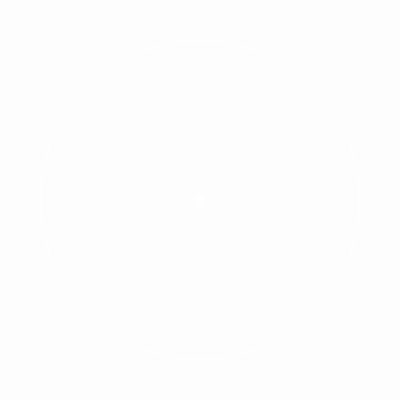
Frame 1 (no input)
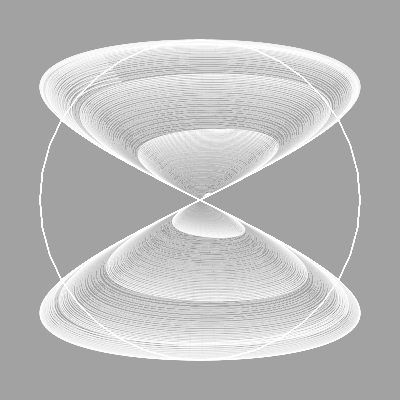
Frame 60 (no input)
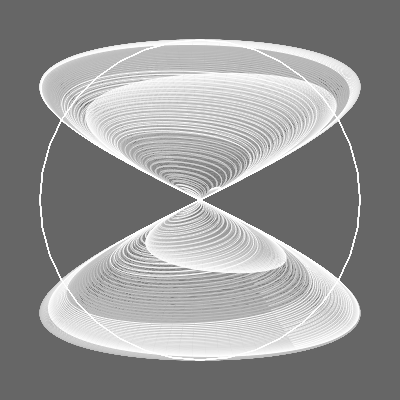
Frame 120 (the mouse pressed at the canvas centre since frame 60)

The p5.js sketch that drew these frames (run headless with seeded random() and noise() and a simulated clock; from frame 60 on, the mouse is pressed at the canvas centre):

// p5.js sketch
// ── sketch.js
function setup() {
  createCanvas(400, 400);
}
class Scale {
  constructor(x, y, rot,size) {

    this.x = x
    this.y = y
    this.rot = rot
    this.size = size
    
  }
  render() {
    beginShape()
    let scaleWidth = random(1, 0.9)
    let r = this.size
    scaleWidth = 1
    for (let i = 2; i < 180; i++) {
      let ang = i * 60 * PI / 180 + this.rot
      let x = r  * cos((ang*frameCount*0.0002  - PI/2))*cos((ang/3  - PI/2))
      let y = r * sin((ang/6 - PI/2))*cos((ang*frameCount*0.0002  - PI/2))
      
      let nx = x
      let ny = y
      //nx = x*cos(this.rot)-y*sin(this.rot)
      //ny = x*cos(this.rot)+y*sin(this.rot)
      curveVertex(this.x + nx, this.y + ny)
      if ( i ===2) {stroke(255,0,0)
                    strokeWeight(8)
                   //point(width/2+nx,height/2+ny)
                   stroke(255)
                   strokeWeight(1)}
    }
    // for (let i = 8; i >= 2; i--) {
      // let ang = i * 72 * PI / 180-this.rot
      // let x = r / scaleWidth * cos((ang / 2 - PI/2))
      // let ang2 = 6.13 * 72 * PI / 180
      // let y = -r / scaleWidth * cos((ang2 / 2 - PI/2)) +
        // r / 2 * sin((ang / 2 - PI/2))
      // let nx = x
      // let ny = y
      // // nx = x*cos(this.rot)-y*sin(this.rot)
      // // ny = x*cos(this.rot)+y*sin(this.rot)
      // curveVertex(width / 2 + nx, height / 2 + ny)
    // }
    endShape()
  }



}

function draw() {
  background(0,2);

  let r = height * 0.4
  noFill()
  stroke(255)
  //fill(128)
  frameRate(30)
  beginShape()
  for (let i = 0; i < 36;i++){
    let ang = i*PI/18
    let x = r*cos(ang)
    let y = r*sin(ang)
    
    vertex(width/2+x,height/2+y)
  }
  endShape(CLOSE)
  let s = new Scale(width/2,height/2,frameCount*0.001,r)
  s.render()
  
  

  //noLoop()
}
